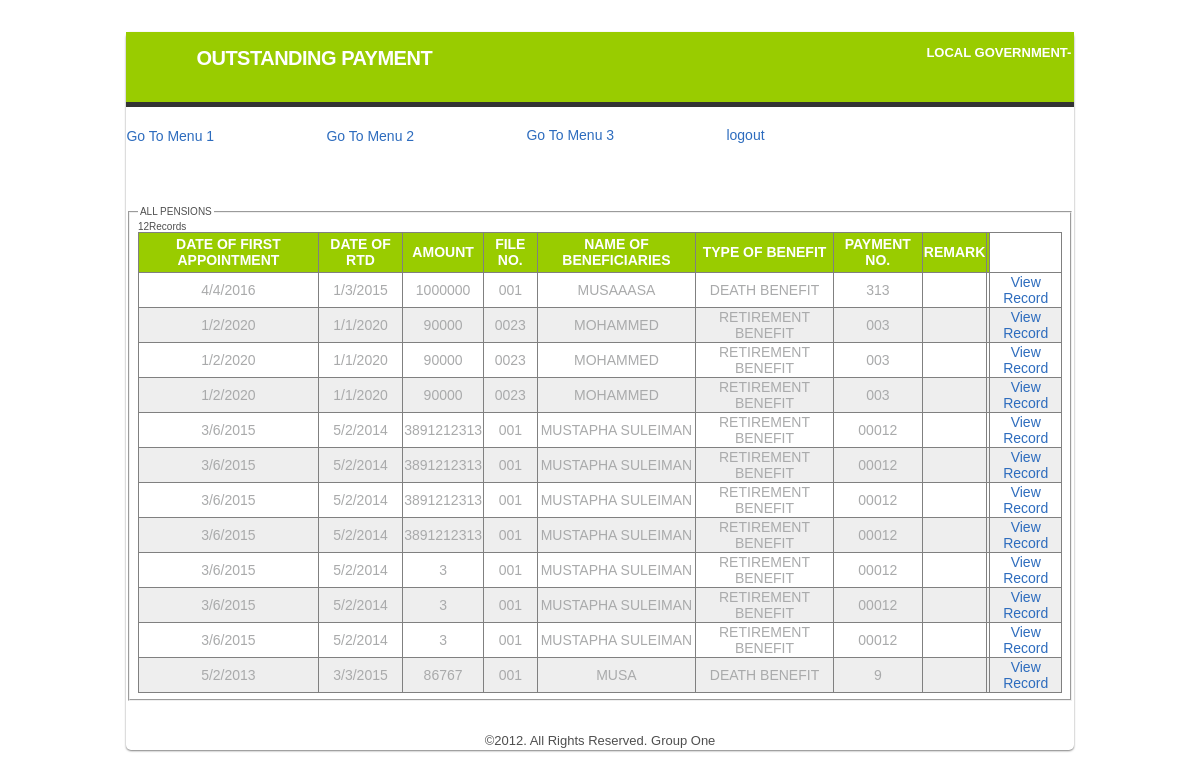
The app's page /admin/viewall.php (signed in) with its own data.
### tables this page shows
CREATE TABLE `voters` (
  `id` int(10) NOT NULL auto_increment,
  `lg_to_vote` varchar(200) NOT NULL,
  `date_of_first_appointment` varchar(20) NOT NULL,
  `date_of_rtd` varchar(20) NOT NULL,
  `amount` varchar(200) NOT NULL,
  `fileno` varchar(200) NOT NULL,
  `name_of_beneficiary` varchar(200) NOT NULL,
  `type_of_benefit` varchar(200) NOT NULL,
  `payment_no` varchar(200) NOT NULL,
  `remark` varchar(200) NOT NULL,
  `payment_status` varchar(200) NOT NULL,
  `date` int(5) NOT NULL,
  `diff` date NOT NULL,
  PRIMARY KEY  (`id`)
);

### admin/viewall.php (the view, shortened to what this page needs)
<?php
if($_SESSION['auth']==1){?>
<!DOCTYPE html PUBLIC "-//W3C//DTD XHTML 1.0 Transitional//EN" "http://www.w3.org/TR/xhtml1/DTD/xhtml1-transitional.dtd">
<html xmlns="http://www.w3.org/1999/xhtml">
<head>
<link href="style.css" rel="stylesheet" type="text/css" />
</head>
<body>
<div  id="wrapper">
<div id="head">
<h2 style="position:relative; top:15px; left:70px;">OUTSTANDING PAYMENT </h2>
<p style="margin:-20px 0px 0px 800px;"><B><strong>LOCAL GOVERNMENT-<?PHP echo "$status"; ?></strong></B></p>
</div>
<p style="margin:-20px 0px 0px 0px;"><a style="color:#FOO; font-size:14px;" href="menu.php">Go To Menu 1</a></p>
<p style="margin:-20px 0px 0px 200px;"><a style="color:#FOO; font-size:14px;" href="menu2.php">Go To Menu 2</a></p>
<p style="margin:-20px 0px 0px 400px;"><a style="color:#FOO; font-size:14px;" href="menu4.php">Go To Menu 3</a></p>
<p style="margin:-20px 0px 0px 600px;"><a style="color:#FOO; font-size:14px;" href="logout.php">logout</a></p>
<br/>
<div id="content">
<fieldset style="margin-top:50px;">
<legend>ALL PENSIONS</legend>
<?php
$query="SELECT * FROM `voters` ORDER BY `date` ASC ";
$answer=mysql_query($query) or die("ERROR:".mysql_error());
echo mysql_num_rows($answer)."Records";
if(mysql_num_rows($answer)!=0){
	?>
<center><table border="1" class="restable" width="100%" style="color:#a9aaab; text-align:center; border-collapse:collapse;font-size:14px;">
  <tr style="background-color:#9C0; color:#FFF; font-family:Tahoma, Geneva, sans-serif;">
<th height="37">DATE OF FIRST APPOINTMENT </th>
<th>DATE OF RTD</th>
<th>AMOUNT</th>
<th>FILE NO.</th>
<th>NAME OF BENEFICIARIES</th>
<th>TYPE OF BENEFIT</th>
<th>PAYMENT NO.</th>
<th>REMARK</th>
<th></th>
    </tr>
	<?php
	$bg = '#eeeeee';
while($row=mysql_fetch_array($answer)){
		$author=htmlspecialchars($row['id']);
?>
<?php
$bg = ($bg=='#eeeeee' ? '#ffffff' :
'#eeeeee');
 echo '<tr bgcolor="' . $bg . '">';  ?>
<td><?php echo $row['date_of_first_appointment']; ?></td>
<td><?php echo $row['date_of_rtd'];?></td>
<td><?php echo $row['amount'];?></td>
<td><?php echo $row['fileno'];?></td>
<td><?php echo $row['name_of_beneficiary'];?></td>
<td><?php echo $row['type_of_benefit'];?></td>
<td><?php echo $row['payment_no'];?></td>
<td><?php echo $row['remark'];?></td>
<td>
<?php echo  "<center><td><a href='view_author.php?author=$author'>View Record</a></td></center>"; ?>
</td>
	<?php
	}
	}
?>
</table>
</fieldset>
</div>
<div id="footer">
<center><p>&copy;2012. All Rights Reserved. Group One</p></center>
</div>
</div>
</body>
</html>
<?php }
else {header("location:index.php?access=denied");
}
?>

### admin/style.css (style rules this page uses)
body { font-family: "Lucida Grande", "Lucida Sans Unicode", "Lucida Sans", Helvetica, Arial, Verdana, sans-serif; font-size: 62.5%; padding: 0 0 30px; color: #4f4f4f; }
#wrapper { width:100%; width:80%; -moz-border-radius: 5px; -webkit-border-radius: 5px; -moz-box-shadow:0 1px 2px rgba(0, 0, 0, 0.5); -webkit-box-shadow:0 1px 2px rgba(0, 0, 0, 0.5); margin:auto; }
#head { width:100%; background-color:#9C0; border-bottom:5px solid #333; height:70px; color:#FFF; margin-bottom:40px; }
#content { width:100%; }
#footer { margin-top:30px; }
a { color: #2D6CBE; text-decoration:none; }
h1, h2, h3, h4, h5, h6 { letter-spacing: -.5px; }
h2 { font-size: 2em; margin: 1.6em 0 .4em; }
p, li { font-size: 1.3em; line-height: 1.5em; margin: .4em 0 1.2em; }

### records on screen
voters: date_of_first_appointment "4/4/2016", date_of_rtd "1/3/2015", amount "1000000", fileno "001", name_of_beneficiary "MUSAAASA", type_of_benefit "DEATH BENEFIT", payment_no "313"
voters: date_of_first_appointment "1/2/2020", date_of_rtd "1/1/2020", amount "90000", fileno "0023", name_of_beneficiary "MOHAMMED", type_of_benefit "RETIREMENT BENEFIT", payment_no "003"
voters: date_of_first_appointment "1/2/2020", date_of_rtd "1/1/2020", amount "90000", fileno "0023", name_of_beneficiary "MOHAMMED", type_of_benefit "RETIREMENT BENEFIT", payment_no "003"
voters: date_of_first_appointment "1/2/2020", date_of_rtd "1/1/2020", amount "90000", fileno "0023", name_of_beneficiary "MOHAMMED", type_of_benefit "RETIREMENT BENEFIT", payment_no "003"
voters: date_of_first_appointment "3/6/2015", date_of_rtd "5/2/2014", amount "3891212313", fileno "001", name_of_beneficiary "MUSTAPHA SULEIMAN", type_of_benefit "RETIREMENT BENEFIT", payment_no "00012"
voters: date_of_first_appointment "3/6/2015", date_of_rtd "5/2/2014", amount "3891212313", fileno "001", name_of_beneficiary "MUSTAPHA SULEIMAN", type_of_benefit "RETIREMENT BENEFIT", payment_no "00012"
voters: date_of_first_appointment "3/6/2015", date_of_rtd "5/2/2014", amount "3891212313", fileno "001", name_of_beneficiary "MUSTAPHA SULEIMAN", type_of_benefit "RETIREMENT BENEFIT", payment_no "00012"
voters: date_of_first_appointment "3/6/2015", date_of_rtd "5/2/2014", amount "3891212313", fileno "001", name_of_beneficiary "MUSTAPHA SULEIMAN", type_of_benefit "RETIREMENT BENEFIT", payment_no "00012"
voters: date_of_first_appointment "3/6/2015", date_of_rtd "5/2/2014", amount "3", fileno "001", name_of_beneficiary "MUSTAPHA SULEIMAN", type_of_benefit "RETIREMENT BENEFIT", payment_no "00012"
voters: date_of_first_appointment "3/6/2015", date_of_rtd "5/2/2014", amount "3", fileno "001", name_of_beneficiary "MUSTAPHA SULEIMAN", type_of_benefit "RETIREMENT BENEFIT", payment_no "00012"
voters: date_of_first_appointment "3/6/2015", date_of_rtd "5/2/2014", amount "3", fileno "001", name_of_beneficiary "MUSTAPHA SULEIMAN", type_of_benefit "RETIREMENT BENEFIT", payment_no "00012"
voters: date_of_first_appointment "5/2/2013", date_of_rtd "3/3/2015", amount "86767", fileno "001", name_of_beneficiary "MUSA", type_of_benefit "DEATH BENEFIT", payment_no "9"

### other values on screen
mysql_num_rows($answer) "12"
